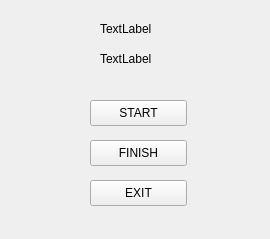
<?xml version="1.0" encoding="UTF-8"?>
<ui version="4.0">
 <class>FormRacer</class>
 <widget class="QWidget" name="FormRacer">
  <property name="geometry">
   <rect>
    <x>0</x>
    <y>0</y>
    <width>270</width>
    <height>239</height>
   </rect>
  </property>
  <property name="windowTitle">
   <string>Form</string>
  </property>
  <widget class="QPushButton" name="Button_start">
   <property name="geometry">
    <rect>
     <x>90</x>
     <y>100</y>
     <width>97</width>
     <height>26</height>
    </rect>
   </property>
   <property name="text">
    <string>START</string>
   </property>
  </widget>
  <widget class="QPushButton" name="Button_finish">
   <property name="geometry">
    <rect>
     <x>90</x>
     <y>140</y>
     <width>97</width>
     <height>26</height>
    </rect>
   </property>
   <property name="text">
    <string>FINISH</string>
   </property>
  </widget>
  <widget class="QPushButton" name="Button_exit">
   <property name="geometry">
    <rect>
     <x>90</x>
     <y>180</y>
     <width>97</width>
     <height>26</height>
    </rect>
   </property>
   <property name="text">
    <string>EXIT</string>
   </property>
  </widget>
  <widget class="QLabel" name="label_id">
   <property name="geometry">
    <rect>
     <x>100</x>
     <y>20</y>
     <width>67</width>
     <height>17</height>
    </rect>
   </property>
   <property name="text">
    <string>TextLabel</string>
   </property>
  </widget>
  <widget class="QLabel" name="label_name">
   <property name="geometry">
    <rect>
     <x>100</x>
     <y>50</y>
     <width>67</width>
     <height>17</height>
    </rect>
   </property>
   <property name="text">
    <string>TextLabel</string>
   </property>
  </widget>
 </widget>
 <resources/>
 <connections/>
</ui>
